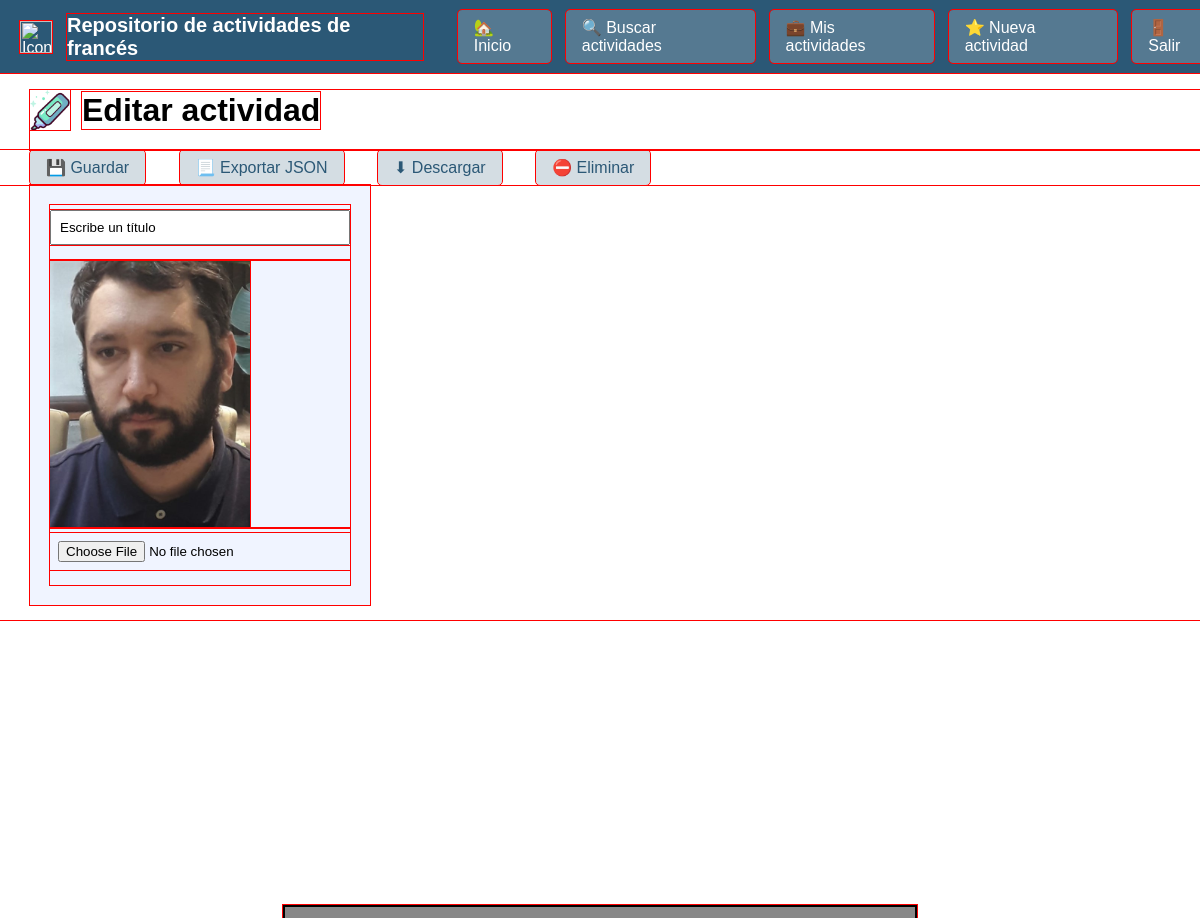
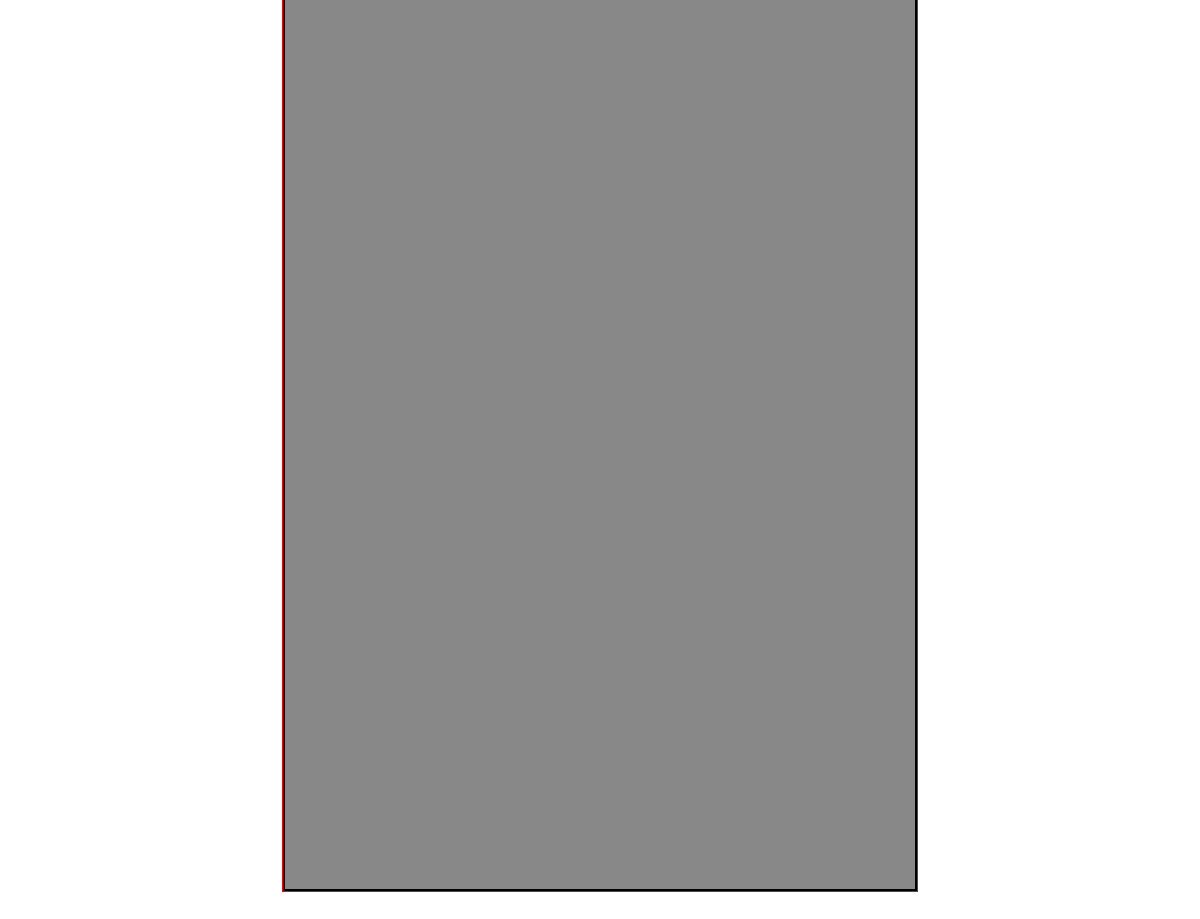
/actividad/19/editar/ (signed in), run on the app's committed database (2 pictures, top to bottom).
### app/models.py (models this page shows, shortened)
class Actividad(models.Model):
    class Curso(models.TextChoices):
        INFANTIL = 'infantil', 'Infantil'
        PRIMARIA = 'primaria', 'Primaria'
    class Tag(models.TextChoices):
        VERBOS = 'verbos', 'Verbos'
        VOCABULARIO = 'vocabulario', 'Vocabulario'
        COMPRENSION = 'comprension', 'Comprensión'
    usuario = models.ForeignKey(User, on_delete=models.CASCADE, related_name='actividades')
    titulo = models.CharField(max_length=255)
    curso = models.CharField(max_length=20, choices=Curso.choices)
    tags = models.CharField(max_length=200)
    json = models.CharField(max_length=2000)
    imagen = models.ImageField(upload_to='actividades/', null=True, blank=True)

### app/views.py (the view)
# urls.py: path('actividad/<int:pk>/editar/', views.editar_actividad, name='editar_actividad'),
@login_required
def editar_actividad(request, pk):
    actividad = Actividad.objects.get(pk=pk)
    if request.method == "POST":
        form = ActividadForm(request.POST, request.FILES, instance=actividad)
        if form.is_valid():
            form.save()
    else:
        form = ActividadForm(instance=actividad)
    return render(request, "editor_actividad.html", {"form": form})

### app/forms.py
class ActividadForm(forms.ModelForm):
    class Meta:
        model = Actividad
        fields = ["titulo", "imagen", "json"]
        widgets = {
            'imagen': forms.FileInput(attrs={'class': 'form-control'}),
            'json': forms.HiddenInput(),
        }

### app/templates/editor_actividad.html (shortened to what this page needs)
{% extends 'base.html' %}
{% load static %}
{% block content %}
<div class="titulo-seccion">
    <img src="{% static 'img/icono_actividad.png' %}" alt="Icono" class="titulo-icono">
    <h1>Editar actividad</h1>
</div>
<nav class="menu-seccion">
    <a href="#" onclick="Guardar()">💾 Guardar</a>
    <a href="">📃 Exportar JSON</a>
    <a href="">⬇ Descargar</a>
    <a href="{% url 'borrar_actividad' form.instance.id %}">⛔ Eliminar</a>
</nav>
<form method="post" enctype="multipart/form-data" class="formulario-actividad" id="formulario-actividad">
    <div>{{ form.titulo }}</div>
    <div>
        {% if form.instance.imagen %}
            <img src="{{ form.instance.imagen.url }}" width="200">
        {% else %}
            <p>Carga una imagen de fondo para la actividad</p>
        {% endif %}
    </div>
    <div>{{ form.imagen }}</div>
</form>
<div id="canvas-wrapper">
    <div id="canvas-container">
      <div id="canvas">
      </div>
    </div>
</div>
{% endblock %}

### app/static/css/base.css (style rules this page uses)
* { outline: 1px solid red; }
body { margin: 0; font-family: Arial, sans-serif; }
.contenido-principal h1, .contenido-principal h2, .contenido-principal p { margin-top: 0; }
.titulo-seccion { display: flex; align-items: center; gap: 12px; margin-left: 30px; margin-top: 30px; padding-bottom: 20px; }
.titulo-seccion h1 { margin: 0; }
.titulo-icono { width: 40px; height: 40px; }
.menu-seccion a { display: inline-block; background: rgba(43, 88, 118, 0.2); color: #2b5876; padding: 8px 16px; text-decoration: none; border-radius: 4px; transition: background 0.3s, transform 0.2s; margin-left: 30px; }

### app/static/css/visor_actividad.css (style rules this page uses)
:root { --factor: 0.3; }
#canvas-wrapper { display: flex; justify-content: center; align-items: center; height: 100vh; width: 100vw; overflow: auto; }
#canvas-container { position: relative; display: inline-block; }
#canvas { position: relative; width: calc(2100px * var(--factor)); height: calc(3000px * var(--factor)); background-color: #888; background-size: cover; background-position: center; background-repeat: no-repeat; border: 2px solid #000; flex-shrink: 0; }

### app/static/css/editor_actividad.css (style rules this page uses)
.formulario-actividad { margin-left: 30px; background: #f0f4ff; padding: 20px; width: 300px; }
.formulario-actividad input { width: 100%; padding: 8px; margin-top: 5px; margin-bottom: 15px; }

### data on the page
Actividad: titulo "Escribe un título", instance.imagen (picture)
